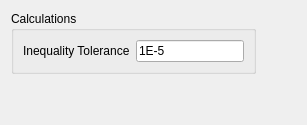
      <widget class="QWidget" name="tab_settings">
       <property name="styleSheet">
        <string notr="true"/>
       </property>
       <attribute name="title">
        <string>Settings</string>
       </attribute>
       <layout class="QGridLayout" name="layout_TabSettings">
        <item row="0" column="0">
         <widget class="QGroupBox" name="groupBox_SettingsCalculation">
          <property name="sizePolicy">
           <sizepolicy hsizetype="Minimum" vsizetype="Minimum">
            <horstretch>0</horstretch>
            <verstretch>0</verstretch>
           </sizepolicy>
          </property>
          <property name="maximumSize">
           <size>
            <width>16777215</width>
            <height>80</height>
           </size>
          </property>
          <property name="styleSheet">
           <string notr="true"/>
          </property>
          <property name="title">
           <string>Calculations</string>
          </property>
          <layout class="QFormLayout" name="layout_SettingsLeft">
           <property name="formAlignment">
            <set>Qt::AlignLeading|Qt::AlignLeft|Qt::AlignVCenter</set>
           </property>
           <item row="0" column="0">
            <widget class="QLabel" name="label_SettingsTolerance">
             <property name="text">
              <string>Inequality Tolerance</string>
             </property>
            </widget>
           </item>
           <item row="0" column="1">
            <widget class="QLineEdit" name="lineEdit_SettingsTolerance">
             <property name="text">
              <string>1E-5</string>
             </property>
            </widget>
           </item>
          </layout>
         </widget>
        </item>
        <item row="0" column="1">
         <spacer name="spacer_SettingsRight">
          <property name="orientation">
           <enum>Qt::Horizontal</enum>
          </property>
          <property name="sizeHint" stdset="0">
           <size>
            <width>40</width>
            <height>20</height>
           </size>
          </property>
         </spacer>
        </item>
        <item row="1" column="0">
         <spacer name="spacer_SettingsBottom">
          <property name="orientation">
           <enum>Qt::Vertical</enum>
          </property>
          <property name="sizeType">
           <enum>QSizePolicy::Expanding</enum>
          </property>
          <property name="sizeHint" stdset="0">
           <size>
            <width>20</width>
            <height>40</height>
           </size>
          </property>
         </spacer>
        </item>
       </layout>
      </widget>
